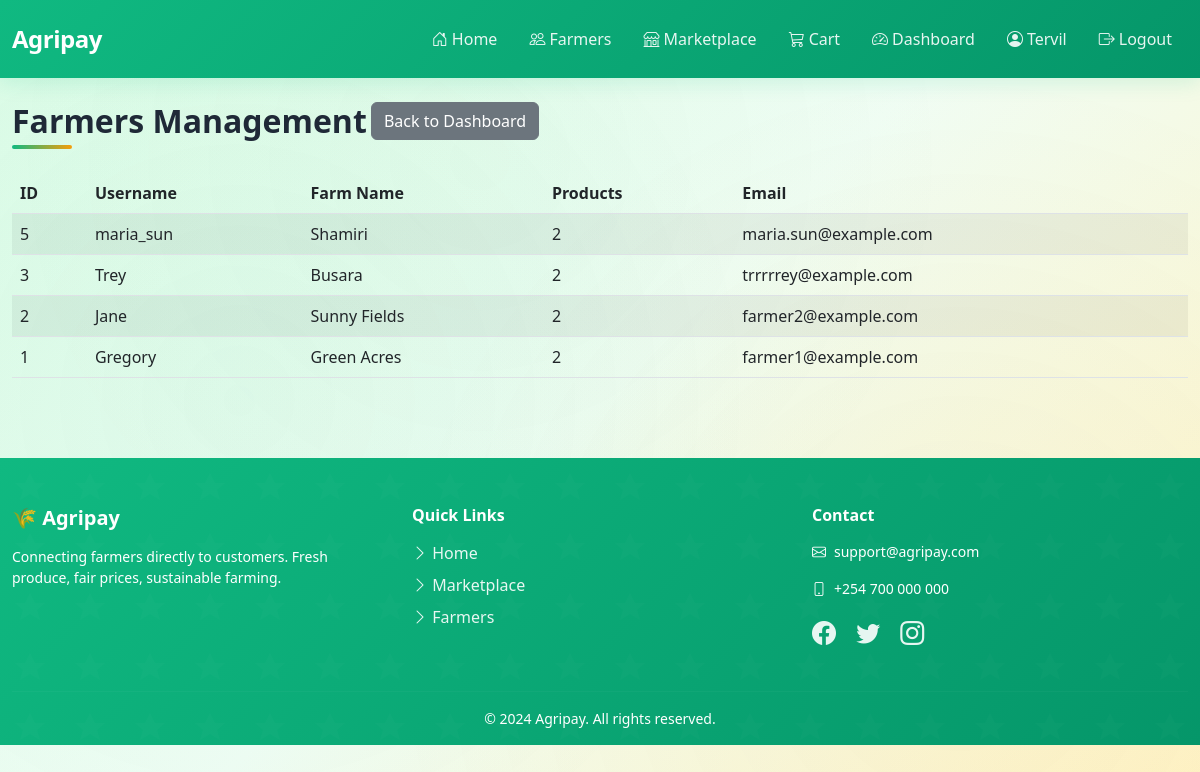
Screenshot of /dashboard/farmers/ (signed in) with the database file from the repository.
### farmers/models.py (models this page shows, shortened)
class FarmerProfile(models.Model):
    user = models.OneToOneField(User, on_delete=models.CASCADE)
    farm_name = models.CharField(max_length=200, blank=True)
    image = models.ImageField(upload_to='farmer_images/', blank=True, null=True)

### dashboard/views.py (the view)
# urls.py: path('farmers/', views.farmers_list, name='farmers'),
@staff_member_required
def farmers_list(request):
    farmers = FarmerProfile.objects.select_related('user').annotate(product_count=Count('products')).order_by('-id')
    return render(request, 'dashboard/farmers.html', {'farmers': farmers})

### templates/dashboard/farmers.html
{% extends 'base.html' %}
{% block content %}
<h2>Farmers Management</h2>
<a href="{% url 'dashboard:home' %}" class="btn btn-secondary mb-3">Back to Dashboard</a>
<table class="table table-striped">
  <thead>
    <tr>
      <th>ID</th>
      <th>Username</th>
      <th>Farm Name</th>
      <th>Products</th>
      <th>Email</th>
    </tr>
  </thead>
  <tbody>
    {% for farmer in farmers %}
    <tr>
      <td>{{ farmer.id }}</td>
      <td>{{ farmer.user.username }}</td>
      <td>{{ farmer.farm_name }}</td>
      <td>{{ farmer.product_count }}</td>
      <td>{{ farmer.user.email }}</td>
    </tr>
    {% endfor %}
  </tbody>
</table>
{% endblock %}

### templates/base.html (shortened to what this page needs)
<!doctype html>
{% load static %}
<html>
<head>
  <link href="https://cdn.jsdelivr.net/npm/bootstrap@5.2.3/dist/css/bootstrap.min.css" rel="stylesheet">
  <link rel="stylesheet" href="https://cdn.jsdelivr.net/npm/bootstrap-icons@1.11.0/font/bootstrap-icons.css">
  <link rel="stylesheet" href="{% static 'css/theme.css' %}">
</head>
<body class="theme-body">
<nav class="navbar navbar-expand-lg navbar-light bg-light">
  <div class="container">
    <a class="navbar-brand" href="{% url 'home' %}">Agripay</a>
    <div class="collapse navbar-collapse">
      <ul class="navbar-nav ms-auto">
        <li class="nav-item"><a class="nav-link" href="{% url 'home' %}"><i class="bi bi-house-door me-1"></i>Home</a></li>
        <li class="nav-item"><a class="nav-link" href="{% url 'farmers:farmers_index' %}"><i class="bi bi-people me-1"></i>Farmers</a></li>
        <li class="nav-item"><a class="nav-link" href="{% url 'marketplace:marketplace_index' %}"><i class="bi bi-shop me-1"></i>Marketplace</a></li>
        <li class="nav-item"><a class="nav-link position-relative" href="{% url 'marketplace:cart' %}"><i class="bi bi-cart3 me-1"></i>Cart</a></li>
        {% if user.is_authenticated %}
          {% if user.is_staff %}
            <li class="nav-item"><a class="nav-link" href="{% url 'dashboard:home' %}"><i class="bi bi-speedometer2 me-1"></i>Dashboard</a></li>
          {% endif %}
          <li class="nav-item"><a class="nav-link" href="#"><i class="bi bi-person-circle me-1"></i>{{ user.username }}</a></li>
          <li class="nav-item">
            <form method="post" action="{% url 'accounts:logout' %}" style="display:inline; margin:0;">
              <button type="submit" class="btn btn-link nav-link" style="padding:0; border:none; background:none;"><i class="bi bi-box-arrow-right me-1"></i>Logout</button>
            </form>
          </li>
        {% else %}
          <li class="nav-item"><a class="nav-link" href="{% url 'accounts:login' %}"><i class="bi bi-box-arrow-in-right me-1"></i>Login</a></li>
          <li class="nav-item"><a class="nav-link" href="{% url 'accounts:signup' %}"><i class="bi bi-person-plus me-1"></i>Sign up</a></li>
        {% endif %}
      </ul>
    </div>
  </div>
</nav>
<div class="container mt-4">
  {% block content %}{% endblock %}
</div>
<footer class="footer">
  <div class="container">
    <div class="row">
      <div class="col-md-4 mb-4">
        <h5 class="text-white mb-3">🌾 Agripay</h5>
        <p class="small">Connecting farmers directly to customers. Fresh produce, fair prices, sustainable farming.</p>
      </div>
      <div class="col-md-4 mb-4">
        <h6 class="text-white mb-3">Quick Links</h6>
        <ul class="list-unstyled">
          <li class="mb-2"><a href="{% url 'home' %}"><i class="bi bi-chevron-right"></i> Home</a></li>
          <li class="mb-2"><a href="{% url 'marketplace:marketplace_index' %}"><i class="bi bi-chevron-right"></i> Marketplace</a></li>
          <li class="mb-2"><a href="{% url 'farmers:farmers_index' %}"><i class="bi bi-chevron-right"></i> Farmers</a></li>
        </ul>
      </div>
      <div class="col-md-4 mb-4">
        <h6 class="text-white mb-3">Contact</h6>
        <p class="small"><i class="bi bi-envelope me-2"></i>support@agripay.com</p>
        <p class="small"><i class="bi bi-phone me-2"></i>+254 700 000 000</p>
        <div class="mt-3">
          <a href="#" class="me-3"><i class="bi bi-facebook" style="font-size: 1.5rem;"></i></a>
          <a href="#" class="me-3"><i class="bi bi-twitter" style="font-size: 1.5rem;"></i></a>
          <a href="#"><i class="bi bi-instagram" style="font-size: 1.5rem;"></i></a>
        </div>
      </div>
    </div>
    <hr style="border-color: rgba(255,255,255,0.1);">
    <div class="text-center small">
      <p class="mb-0">&copy; 2024 Agripay. All rights reserved.</p>
    </div>
  </div>
</footer>
</body>
</html>

### static/css/theme.css (style rules this page uses)
:root { --brand: #10b981; --brand-dark: #059669; --accent: #f59e0b; --accent-dark: #d97706; --success: #22c55e; --dark: #1f2937; --light: #f9fafb; --shadow: rgba(0, 0, 0, 0.1); }
* { box-sizing: border-box; }
body.theme-body { background: linear-gradient(135deg, #dcfce7 0%, #f0fdf4 50%, #fef3c7 100%); background-attachment: fixed; color: #1f2937; min-height: 100vh; font-family: 'Segoe UI', Tahoma, Geneva, Verdana, sans-serif; position: relative; }
body.theme-body::before { content: ''; position: fixed; top: 0; left: 0; width: 100%; height: 100%; background-image: radial-gradient(circle at 20% 50%, rgba(16, 185, 129, 0.05) 0%, transparent 50%), radial-gradient(circle at 80% 80%, rgba(245, 158, 11, 0.05) 0%, transparent 50%), radial-gradient(circle at 40% 20%, rgba(34, 197, 94, 0.03) 0%, transparent 50%); pointer-events: none; z-index: 0; }
body.theme-body > * { position: relative; z-index: 1; }
.navbar { background: linear-gradient(135deg, var(--brand) 0%, var(--brand-dark) 100%); box-shadow: 0 4px 20px rgba(16, 185, 129, 0.15); padding: 1rem 0; backdrop-filter: blur(10px); }
.navbar .navbar-brand { color: #fff !important; font-weight: 700; font-size: 1.5rem; letter-spacing: -0.5px; transition: transform 0.3s ease; }
.navbar .nav-link { color: rgba(255,255,255,0.9) !important; font-weight: 500; padding: 0.5rem 1rem !important; border-radius: 8px; transition: all 0.3s ease; }
h2 { color: var(--dark); font-weight: 700; margin-bottom: 2rem; position: relative; display: inline-block; }
h2::after { content: ''; position: absolute; bottom: -8px; left: 0; width: 60px; height: 4px; background: linear-gradient(90deg, var(--brand), var(--accent)); border-radius: 2px; }
.container { max-width: 1200px; }
.navbar { position: sticky; top: 0; z-index: 1000; }
.footer { background: linear-gradient(135deg, #10b981 0%, #059669 100%); color: white; padding: 3rem 0 1rem; margin-top: 5rem; position: relative; overflow: hidden; }
.footer::before { content: ''; position: absolute; top: 0; left: 0; right: 0; bottom: 0; opacity: 0.3; }
.footer > * { position: relative; z-index: 1; }
.footer h5, .footer h6 { color: white; font-weight: 700; }
.footer a { color: rgba(255,255,255,0.9); text-decoration: none; transition: all 0.3s ease; }

### rows the page displays
FarmerProfile: id "5", user.username "maria_sun", farm_name "Shamiri", product_count "2", user.email "maria.sun@example.com"
FarmerProfile: id "3", user.username "Trey", farm_name "Busara", product_count "2", user.email "trrrrrey@example.com"
FarmerProfile: id "2", user.username "Jane", farm_name "Sunny Fields", product_count "2", user.email "farmer2@example.com"
FarmerProfile: id "1", user.username "Gregory", farm_name "Green Acres", product_count "2", user.email "farmer1@example.com"

### other values shown
{{ user.username }} "Tervil"
